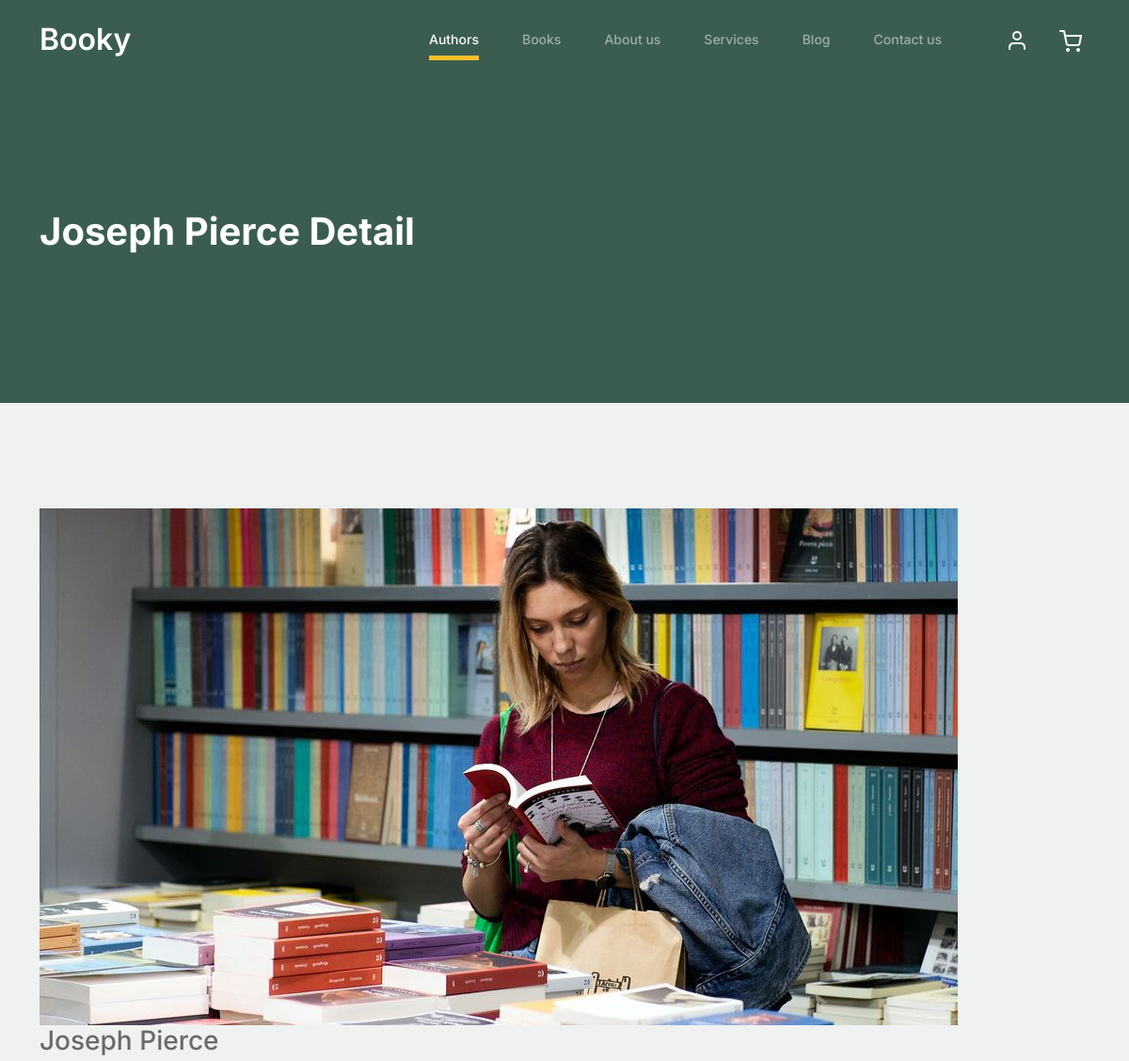
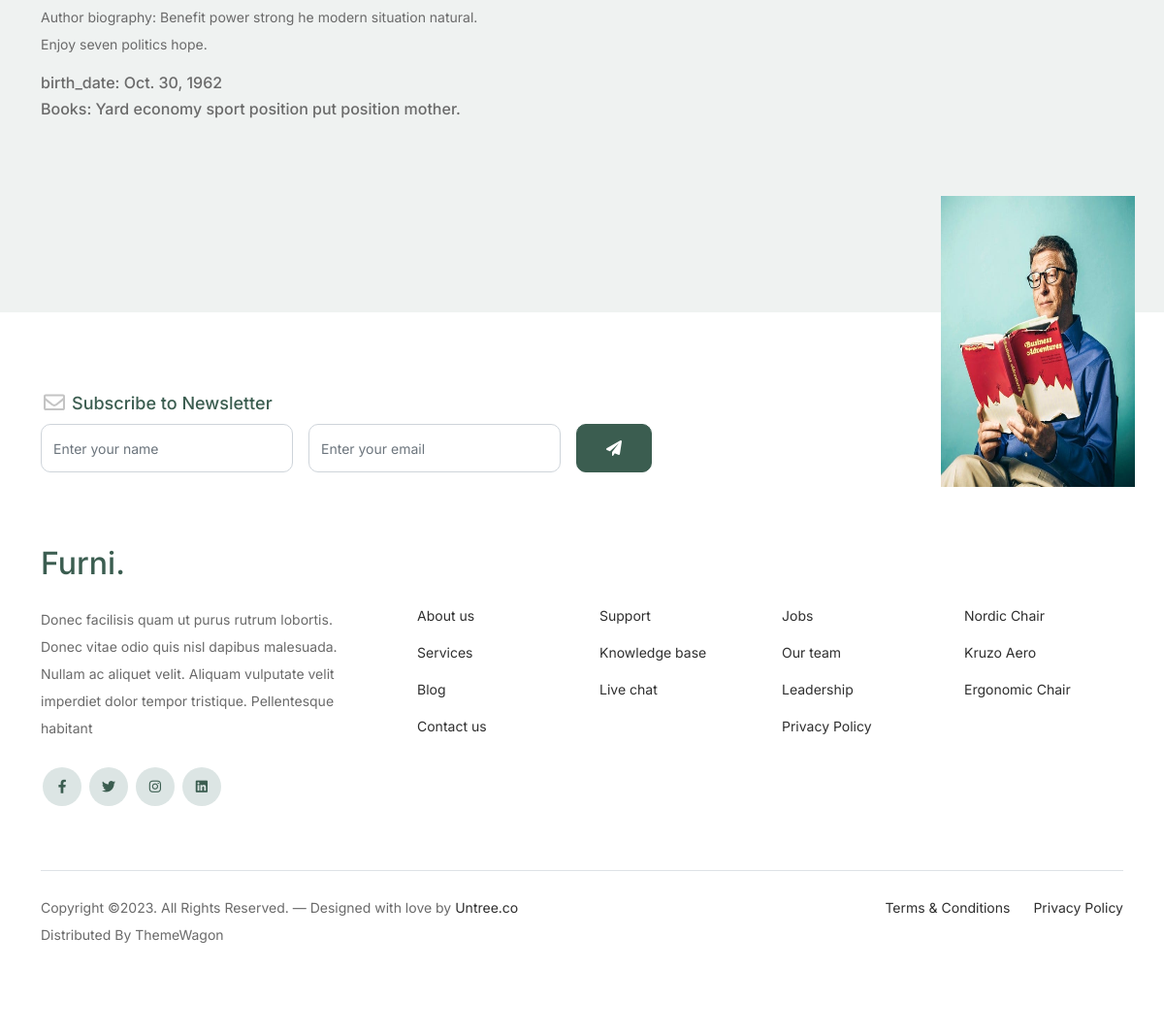
The app's page /authors/joseph-pierce with its own data (2 pictures, top to bottom).
### library/models.py (models this page shows, shortened)
class Author(models.Model):
    name=models.CharField(max_length=50)
    birth_date=models.DateField()
    biography=models.TextField(max_length=1000)
    image = models.ImageField(upload_to='image', default='1.jpg')
    slug=models.SlugField(null=True,blank=True)
    books = models.ForeignKey('Book', on_delete=models.CASCADE, related_name='author_books')
    def __str__(self):
        return self.name

class Book(models.Model):
    title =models.CharField(max_length=100)
    author=models.ForeignKey('Author',on_delete=models.CASCADE,related_name='book_author')
    publication_date=models.DateTimeField(default=timezone.now)
    price=models.IntegerField(null=True,blank=True)
    logo=models.ImageField(upload_to='books')
    review = models.ForeignKey('Review', on_delete=models.CASCADE,related_name='book_review')
    slug=models.SlugField(null=True,blank=True)
    def __str__(self):
        return self.title

### library/views.py (the view)
# urls.py: path('<slug:slug>', author_detail),
def author_detail(request,slug):
    author=Author.objects.get(slug=slug)
    return render(request,'library/author_detail.html',{'author':author})

### library/templates/library/author_detail.html (shortened to what this page needs)
{% extends 'base.html' %}
{% block body %}
{% load static %}
<body>
    <nav class="custom-navbar navbar navbar navbar-expand-md navbar-dark bg-dark" arial-label="Furni navigation bar">
    </nav>
			<div class="hero">
				<div class="container">
					<div class="row justify-content-between">
						<div class="col-lg-5">
							<div class="intro-excerpt">
								<h1>{{author}} Detail</h1>
							</div>
						</div>
						<div class="col-lg-7">
						</div>
					</div>
				</div>
			</div>
    <div class="untree_co-section product-detail-section before-footer-section">
        <div class="container">
            <div class="row">
                <div class="col-12 col-md-5">
                    <div class="product-detail">
                        <a href="#"><img src="{{author.image.url}}" alt=""></a>
                        <h3 class="product-title">{{author.name}}</h3>
                        <p>Author biography: {{author.biography}}</p>
                        <h6 class="birth_date">birth_date: {{author.birth_date}}</h6>
                        <h6 class="athor:books">Books: {{author.books}}</h6>
                    </div>
                </div>
                    </div>
                </div>
            </div>
{% endblock body %}

### static/css/style.css (style rules this page uses)
body { overflow-x: hidden; position: relative; }
body { font-family: "Inter", sans-serif; font-weight: 400; line-height: 28px; color: #6a6a6a; font-size: 14px; background-color: #eff2f1; }
a { text-decoration: none; -webkit-transition: .3s all ease; -o-transition: .3s all ease; transition: .3s all ease; color: #2f2f2f; text-decoration: underline; }
.custom-navbar { background: #3b5d50 !important; padding-top: 20px; padding-bottom: 20px; }
.hero { background: #3b5d50; padding: calc(4rem - 30px) 0 0rem 0; }
@media (min-width: 768px) { .hero { padding: calc(4rem - 30px) 0 4rem 0; } }
@media (min-width: 992px) { .hero { padding: calc(8rem - 30px) 0 8rem 0; } }
.hero .intro-excerpt { position: relative; z-index: 4; }
@media (min-width: 992px) { .hero .intro-excerpt { max-width: 450px; } }
.hero h1 { font-weight: 700; color: #ffffff; margin-bottom: 30px; }
.before-footer-section { padding: 7rem 0 12rem 0 !important; }
.untree_co-section { padding: 7rem 0; }

### records on screen
Author: name "Joseph Pierce", image (picture), biography "Benefit power strong he modern situation natural. Enjoy seven politics hope.", birth_date "Oct. 30, 1962", books "Yard economy sport position put position mother."
